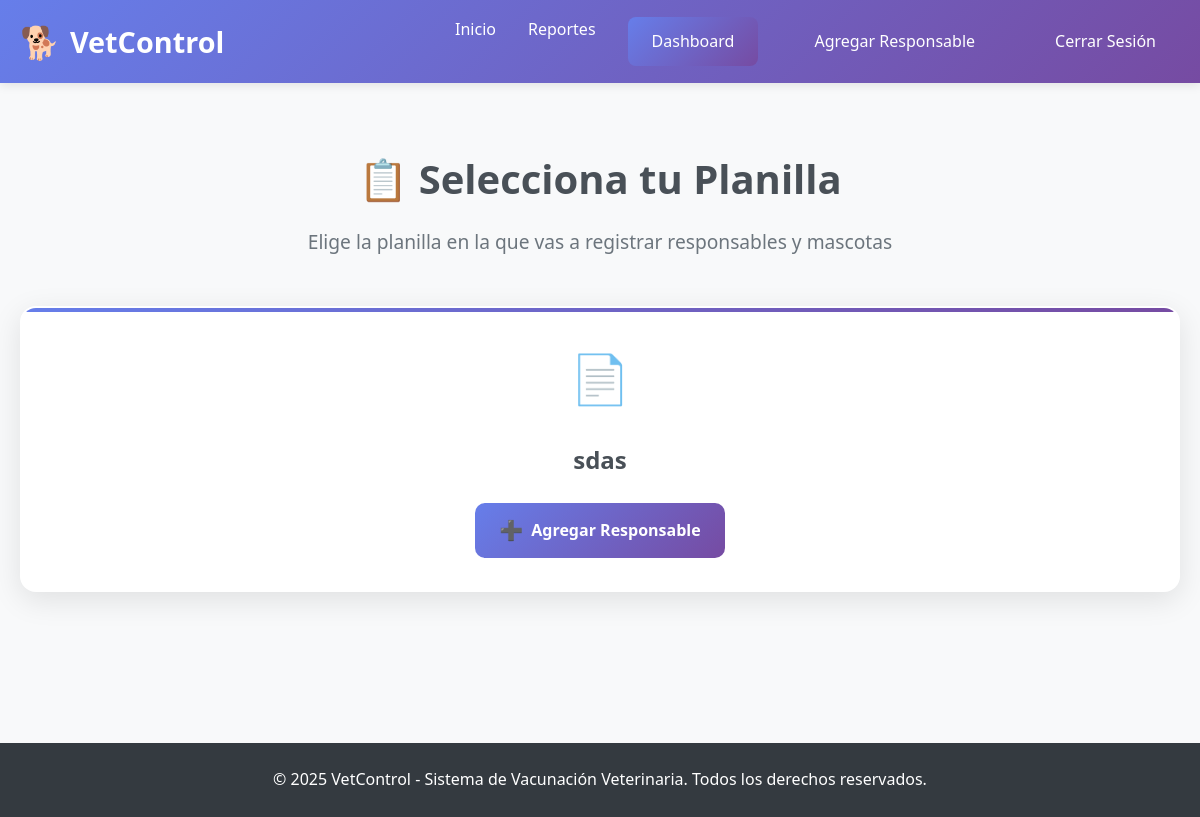
Before: /api/responsables/seleccionar/ (signed in) with the older database file.
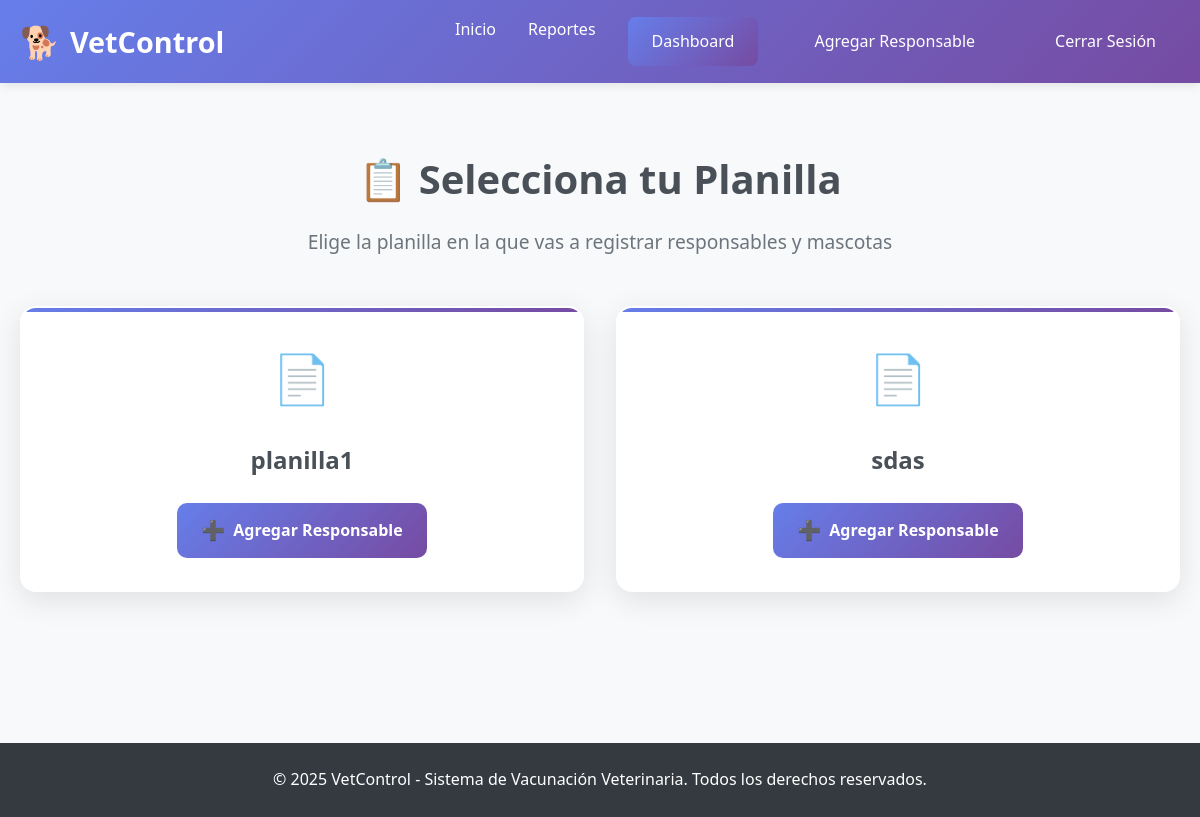
After: the same page with the newer database file.
### api/models.py (models this page shows, shortened)
class Planilla(models.Model):
    TIPO_ZONA_CHOICES = [
        ('urbano', 'Urbano'),
        ('rural', 'Rural'),
    ]
    nombre = models.CharField(max_length=100)
    assigned_to = models.ForeignKey(
        settings.AUTH_USER_MODEL,
        on_delete=models.CASCADE,
        related_name='planillas',
        help_text='Vacunador que creó la planilla'
    )
    tecnico_asignado = models.ForeignKey(
        settings.AUTH_USER_MODEL,
        on_delete=models.SET_NULL,
        related_name='planillas_asignadas',
        null=True,
        blank=True,
        help_text='Técnico asignado para revisar la planilla'
    )
    vacunadores_adicionales = models.ManyToManyField(
        settings.AUTH_USER_MODEL,
        related_name='planillas_como_vacunador_adicional',
        blank=True,
        limit_choices_to={'tipo_usuario': 'vacunador'},
        help_text='Vacunadores adicionales asignados a esta planilla'
    )
    tecnicos_adicionales = models.ManyToManyField(
        settings.AUTH_USER_MODEL,
        related_name='planillas_como_tecnico_adicional',
        blank=True,
        limit_choices_to={'tipo_usuario': 'tecnico'},
        help_text='Técnicos adicionales asignados para revisar esta planilla'
    )
    municipio = models.CharField(max_length=100, default="Sin especificar", help_text="Nombre del municipio")
    urbano_rural = models.CharField(max_length=10, choices=TIPO_ZONA_CHOICES, default="urbano", help_text="Tipo de zona: urbano o rural")
    centro_poblado_vereda_barrio = models.CharField(max_length=100, default="Sin especificar", help_text="Centro poblado, vereda o barrio")
    zona = models.CharField(max_length=100, default="Sin especificar", help_text="Zona específica")
    creada = models.DateTimeField(auto_now_add=True)
    class Meta:
        verbose_name = "Municipio"
        verbose_name_plural = "Municipios"

### api/views.py (the view)
# urls.py: path('responsables/seleccionar/', views.elegir_planilla, name='elegir_planilla'),
@login_required
def elegir_planilla(request):
    planillas = Planilla.objects.filter(assigned_to=request.user)
    return render(request, 'api/elegir_planilla.html', {
        'planillas': planillas
    })

### api/templates/api/elegir_planilla.html (shortened to what this page needs)
{% extends 'api/base.html' %}
{% block content %}
<div class="planilla-selection">
  <div class="selection-header">
    <h1>📋 Selecciona tu Planilla</h1>
    <p>Elige la planilla en la que vas a registrar responsables y mascotas</p>
  </div>
  {% if planillas %}
  <div class="planillas-grid">
    {% for planilla in planillas %}
    <div class="planilla-card">
      <div class="planilla-icon">
        📄
      </div>
      <div class="planilla-info">
        <h3>{{ planilla.nombre }}</h3>
      </div>
      <div class="planilla-actions">
        <a href="{% url 'crear_responsable' planilla_id=planilla.id %}" class="btn-select-planilla">
          <span class="btn-icon">➕</span>
          Agregar Responsable
        </a>
      </div>
    </div>
    {% endfor %}
  </div>
  {% endif %}
</div>
{% endblock %}

Changed rows visible on the page:
now on this page (row edited): Planilla: nombre "planilla1"
